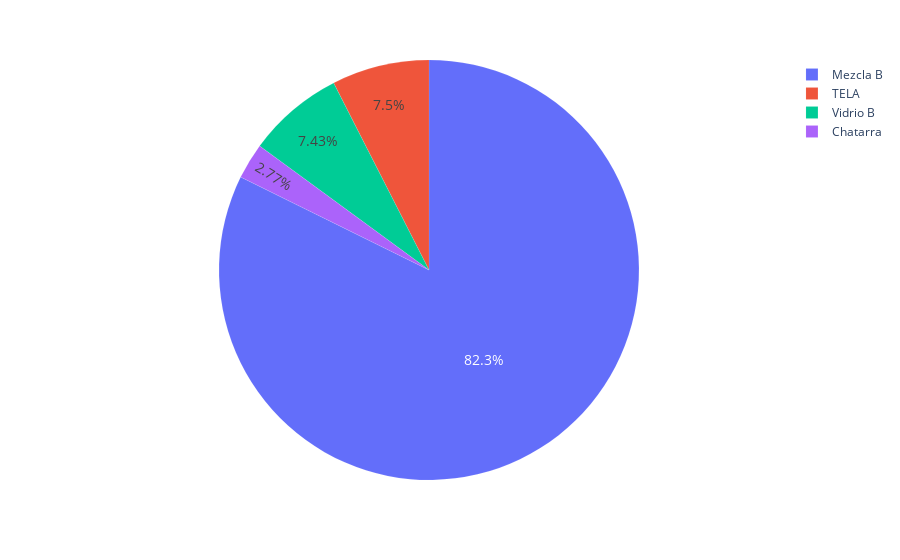

The cell this chart's notebook holds for it:
### Code cell
def torta(data):
    '''
    Realiza un gráfico de torta del peso por material.
    Devuelve la figura de plotly conteniendo el gráfico.
    '''
    df = data.groupby(by=["material"], as_index = False).sum()
    fig = px.pie(df, values="peso", names="material", title='')
    fig.update_traces(hoverinfo="label+percent", textfont_size=14,
                      textinfo="percent", marker=dict(line=dict(color="#FFFFFF",width=0.1)),
                      textposition="auto")
    return fig

torta(pesajes_df).show()

### Figure 1 — Plotly figure (JSON) as saved in the notebook; plotly's stock layout.template omitted (floating-point values rounded to 4 significant figures)
{"data": [{"domain": {"x": [0, 1], "y": [0, 1]}, "hoverinfo": "label+percent", "hovertemplate": "material=%{label}<br>peso=%{value}<extra></extra>", "labels": ["Chatarra", "Mezcla B", "TELA", "Vidrio B"], "legendgroup": "", "marker": {"line": {"color": "#FFFFFF", "width": 0.1}}, "name": "", "showlegend": true, "textfont": {"size": 14}, "textinfo": "percent", "textposition": "auto", "type": "pie", "values": [15367, 456113, 41589, 41192]}], "layout": {"legend": {"tracegroupgap": 0}, "margin": {"t": 60}}}
